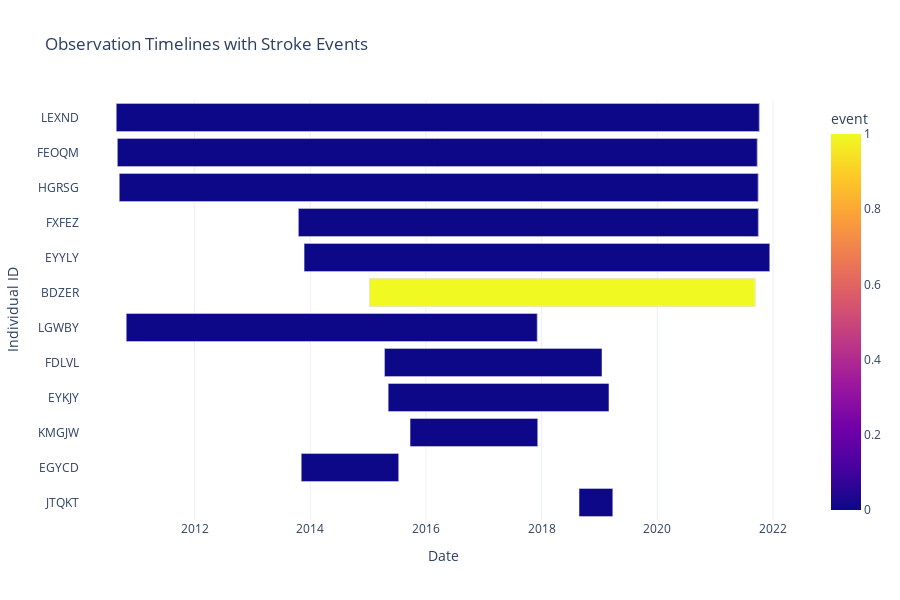

The cell this chart's notebook holds for it:
### Markdown cell above
#### Visualization of time at risk

### Code cell
# Get unique IDs
unique_ids = df['individual_id'].drop_duplicates()

# Adjust sample size to the number of available individuals
sample_size = min(12, len(unique_ids))

# Take sample safely
sample_ids = unique_ids.sample(sample_size, random_state=42)

# Filter dataset for those individuals
df_sample = df[df['individual_id'].isin(sample_ids)]

# ---------------------------------------------------------------------------
# Create timeline visualization
fig = px.timeline(
    df_sample,
    x_start="start_date",
    x_end="end_date",
    y="individual_id",
    color="event",
    color_discrete_map={0: "skyblue", 1: "red"},
    title="Observation Timelines with Stroke Events",
)

# Update layout
fig.update_yaxes(title="Individual ID", categoryorder="total ascending")
fig.update_xaxes(title="Date")
fig.update_layout(
    legend_title_text="Stroke Event (1=Yes, 0=No)",
    template="plotly_white",
    height=600,
)

# Show interactive figure
# fig.show()

### Figure 1 — Plotly figure (JSON) as saved in the notebook; plotly's stock layout.template omitted (floating-point values rounded to 4 significant figures)
{"data": [{"base": ["2015-01-10T00:00:00.000000000", "2015-01-10T00:00:00.000000000", "2015-01-10T00:00:00.000000000", "2013-11-05T00:00:00.000000000", "2013-11-05T00:00:00.000000000", "2015-05-08T00:00:00.000000000", "2015-05-08T00:00:00.000000000", "2013-11-23T00:00:00.000000000", "2013-11-23T00:00:00.000000000", "2013-11-23T00:00:00.000000000", "2013-11-23T00:00:00.000000000", "2015-04-15T00:00:00.000000000", "2015-04-15T00:00:00.000000000", "2015-04-15T00:00:00.000000000", "2010-09-01T00:00:00.000000000", "2010-09-01T00:00:00.000000000", "2010-09-01T00:00:00.000000000", "2010-09-01T00:00:00.000000000", "2010-09-01T00:00:00.000000000", "2010-09-01T00:00:00.000000000", "2013-10-18T00:00:00.000000000", "2013-10-18T00:00:00.000000000", "2013-10-18T00:00:00.000000000", "2013-10-18T00:00:00.000000000", "2013-10-18T00:00:00.000000000", "2010-09-13T00:00:00.000000000", "2010-09-13T00:00:00.000000000", "2010-09-13T00:00:00.000000000", "2010-09-13T00:00:00.000000000", "2010-09-13T00:00:00.000000000", "2010-09-13T00:00:00.000000000", "2018-08-25T00:00:00.000000000", "2018-08-25T00:00:00.000000000", "2015-09-23T00:00:00.000000000", "2015-09-23T00:00:00.000000000", "2010-08-25T00:00:00.000000000", "2010-08-25T00:00:00.000000000", "2010-08-25T00:00:00.000000000", "2010-08-25T00:00:00.000000000", "2010-08-25T00:00:00.000000000", "2010-08-25T00:00:00.000000000", "2010-08-25T00:00:00.000000000", "2010-10-27T00:00:00.000000000", "2010-10-27T00:00:00.000000000"], "hovertemplate": "start_date=%{base}<br>end_date=%{x}<br>individual_id=%{y}<br>event=%{marker.color}<extra></extra>", "legendgroup": "", "marker": {"color": [0, 0, 1, 0, 0, 0, 0, 0, 0, 0, 0, 0, 0, 0, 0, 0, 0, 0, 0, 0, 0, 0, 0, 0, 0, 0, 0, 0, 0, 0, 0, 0, 0, 0, 0, 0, 0, 0, 0, 0, 0, 0, 0, 0], "coloraxis": "coloraxis", "pattern": {"shape": ""}}, "name": "", "orientation": "h", "showlegend": false, "textposition": "auto", "type": "bar", "x": [210384000000, 210384000000, 210384000000, 53136000000, 53136000000, 120441600000, 120441600000, 254016000000, 254016000000, 254016000000, 254016000000, 118627200000, 118627200000, 118627200000, 349056000000, 349056000000, 349056000000, 349056000000, 349056000000, 349056000000, 250905600000, 250905600000, 250905600000, 250905600000, 250905600000, 348537600000, 348537600000, 348537600000, 348537600000, 348537600000, 348537600000, 18403200000, 18403200000, 69638400000, 69638400000, 350784000000, 350784000000, 350784000000, 350784000000, 350784000000, 350784000000, 350784000000, 224208000000, 224208000000], "xaxis": "x", "y": ["BDZER", "BDZER", "BDZER", "EGYCD", "EGYCD", "EYKJY", "EYKJY", "EYYLY", "EYYLY", "EYYLY", "EYYLY", "FDLVL", "FDLVL", "FDLVL", "FEOQM", "FEOQM", "FEOQM", "FEOQM", "FEOQM", "FEOQM", "FXFEZ", "FXFEZ", "FXFEZ", "FXFEZ", "FXFEZ", "HGRSG", "HGRSG", "HGRSG", "HGRSG", "HGRSG", "HGRSG", "JTQKT", "JTQKT", "KMGJW", "KMGJW", "LEXND", "LEXND", "LEXND", "LEXND", "LEXND", "LEXND", "LEXND", "LGWBY", "LGWBY"], "yaxis": "y"}], "layout": {"barmode": "overlay", "coloraxis": {"colorbar": {"title": {"text": "event"}}, "colorscale": [[0, "#0d0887"], [0.1111, "#46039f"], [0.2222, "#7201a8"], [0.3333, "#9c179e"], [0.4444, "#bd3786"], [0.5556, "#d8576b"], [0.6667, "#ed7953"], [0.7778, "#fb9f3a"], [0.8889, "#fdca26"], [1, "#f0f921"]]}, "height": 600, "legend": {"title": {"text": "Stroke Event (1=Yes, 0=No)"}, "tracegroupgap": 0}, "title": {"text": "Observation Timelines with Stroke Events"}, "xaxis": {"anchor": "y", "domain": [0, 1], "title": {"text": "Date"}, "type": "date"}, "yaxis": {"anchor": "x", "categoryorder": "total ascending", "domain": [0, 1], "title": {"text": "Individual ID"}}}}
